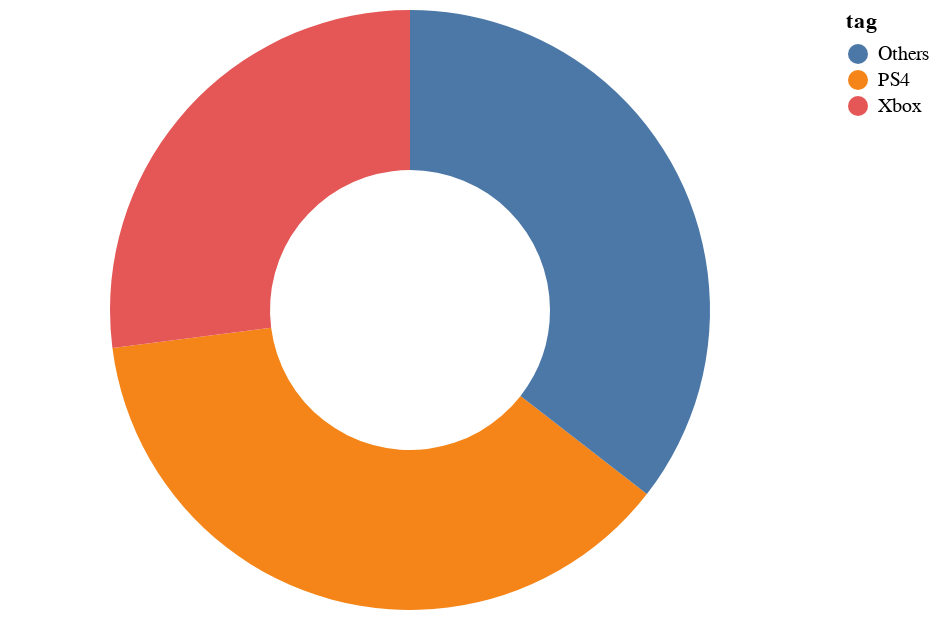

Notebook source saved alongside this figure:
### Code cell
global_market_share_plot(2016)

### Figure 1 — Vega-Lite specification as saved in the notebook (floating-point values rounded to 4 significant figures)
{"config": {"view": {"continuousWidth": 400, "continuousHeight": 300}}, "data": {"name": "data-30056fdafac8fde78231209a0f017aa1"}, "mark": {"type": "arc", "innerRadius": 70}, "encoding": {"color": {"field": "tag", "type": "nominal"}, "theta": {"field": "North America", "type": "quantitative"}, "tooltip": [{"field": "percent", "type": "quantitative"}]}, "$schema": "https://vega.github.io/schema/vega-lite/v4.17.0.json", "datasets": {"data-30056fdafac8fde78231209a0f017aa1": [{"tag": "PS4", "Year": 2016, "North America": 47.4, "percent": 0.3746}, {"tag": "Others", "Year": 2016, "North America": 44.93, "percent": 0.3551}, {"tag": "Xbox", "Year": 2016, "North America": 34.19, "percent": 0.2702}]}}
